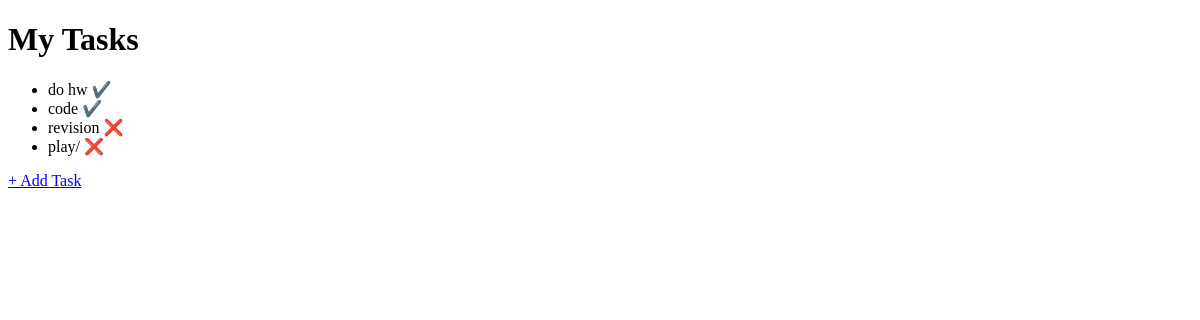
Before: / with the older database file.
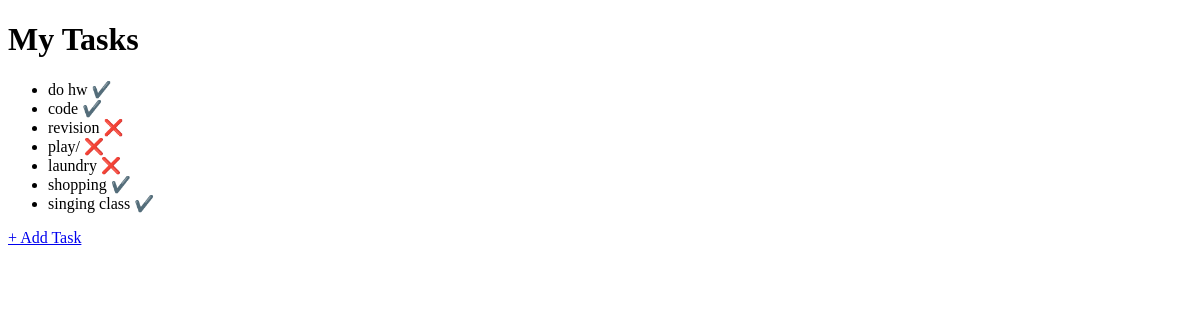
After: the same page with the newer database file.
### todo/models.py (models this page shows, shortened)
class Task(models.Model):
    title = models.CharField(max_length=200)
    completed = models.BooleanField(default=False)

### todo/views.py (the view)
# urls.py: path('', TaskListView.as_view(), name='index'),
class TaskListView(ListView):
    model = Task
    template_name = 'todo/list.html'
    context_object_name = 'tasks'

### todo/templates/todo/list.html (shortened to what this page needs)
<!DOCTYPE html>
<html>
<head>
</head>
<body>
    <h1>My Tasks</h1>
    <ul>
        {% for task in tasks %}
            <li>
                {{ task.title }}
                {% if task.completed %}✔️{% else %}❌{% endif %}
            </li>
        {% empty %}
            <p>No tasks yet!</p>
        {% endfor %}
    </ul>
    <a href="{% url 'add_task' %}">+ Add Task</a>
</body>
</html>

Changed rows visible on the page:
added Task: title "laundry"
added Task: title "shopping"
added Task: title "singing class"
